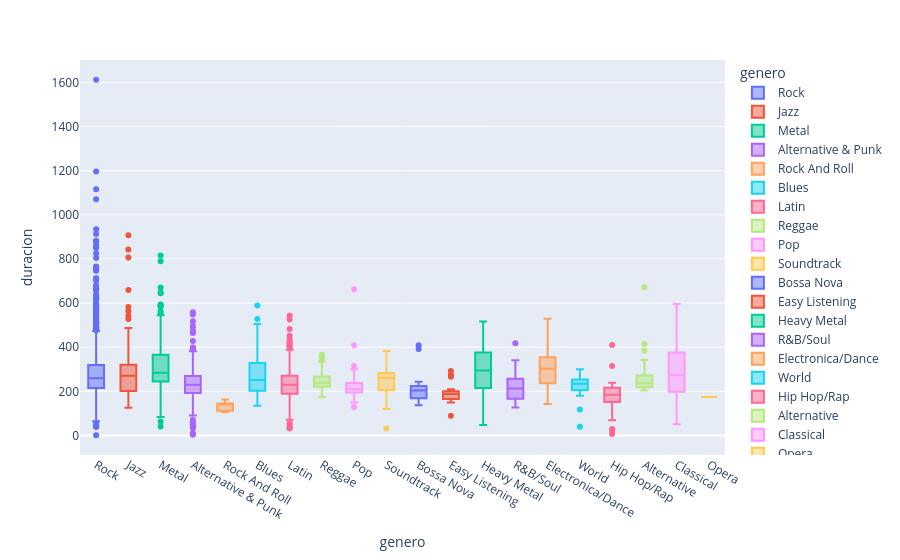

The code cell stored with this chart in its notebook:
### Code cell
duracion_genero = pd.read_sql_query("""
SELECT 
    genre.Name AS genero, 
    track.Milliseconds/1000 AS duracion 
FROM Track AS track
JOIN Genre AS genre ON track.GenreId = genre.GenreId
WHERE track.MediaTypeId != 3
;
""", conn)

box_duracion_genero = px.box(duracion_genero, x="genero", y="duracion", color="genero")
box_duracion_genero.show()

### Figure 1 — Plotly figure (JSON) as saved in the notebook; plotly's stock layout.template omitted (floating-point values rounded to 4 significant figures; data arrays with more than 128 entries replaced by an {"elided": "..."} marker saying what was removed)
{"data": [{"alignmentgroup": "True", "hovertemplate": "genero=%{x}<br>duracion=%{y}<extra></extra>", "legendgroup": "Rock", "marker": {"color": "#636efa"}, "name": "Rock", "notched": false, "offsetgroup": "Rock", "orientation": "v", "showlegend": true, "type": "box", "x": {"elided": "1297 str values"}, "x0": " ", "xaxis": "x", "y": {"elided": "1297 int values"}, "y0": " ", "yaxis": "y"}, {"alignmentgroup": "True", "hovertemplate": "genero=%{x}<br>duracion=%{y}<extra></extra>", "legendgroup": "Jazz", "marker": {"color": "#EF553B"}, "name": "Jazz", "notched": false, "offsetgroup": "Jazz", "orientation": "v", "showlegend": true, "type": "box", "x": {"elided": "130 str values"}, "x0": " ", "xaxis": "x", "y": {"elided": "130 int values"}, "y0": " ", "yaxis": "y"}, {"alignmentgroup": "True", "hovertemplate": "genero=%{x}<br>duracion=%{y}<extra></extra>", "legendgroup": "Metal", "marker": {"color": "#00cc96"}, "name": "Metal", "notched": false, "offsetgroup": "Metal", "orientation": "v", "showlegend": true, "type": "box", "x": {"elided": "374 str values"}, "x0": " ", "xaxis": "x", "y": {"elided": "374 int values"}, "y0": " ", "yaxis": "y"}, {"alignmentgroup": "True", "hovertemplate": "genero=%{x}<br>duracion=%{y}<extra></extra>", "legendgroup": "Alternative & Punk", "marker": {"color": "#ab63fa"}, "name": "Alternative & Punk", "notched": false, "offsetgroup": "Alternative & Punk", "orientation": "v", "showlegend": true, "type": "box", "x": {"elided": "332 str values"}, "x0": " ", "xaxis": "x", "y": {"elided": "332 int values"}, "y0": " ", "yaxis": "y"}, {"alignmentgroup": "True", "hovertemplate": "genero=%{x}<br>duracion=%{y}<extra></extra>", "legendgroup": "Rock And Roll", "marker": {"color": "#FFA15A"}, "name": "Rock And Roll", "notched": false, "offsetgroup": "Rock And Roll", "orientation": "v", "showlegend": true, "type": "box", "x": ["Rock And Roll", "Rock And Roll", "Rock And Roll", "Rock And Roll", "Rock And Roll", "Rock And Roll", "Rock And Roll", "Rock And Roll", "Rock And Roll", "Rock And Roll", "Rock And Roll", "Rock And Roll"], "x0": " ", "xaxis": "x", "y": [147, 106, 116, 161, 137, 140, 141, 163, 143, 143, 106, 107], "y0": " ", "yaxis": "y"}, {"alignmentgroup": "True", "hovertemplate": "genero=%{x}<br>duracion=%{y}<extra></extra>", "legendgroup": "Blues", "marker": {"color": "#19d3f3"}, "name": "Blues", "notched": false, "offsetgroup": "Blues", "orientation": "v", "showlegend": true, "type": "box", "x": ["Blues", "Blues", "Blues", "Blues", "Blues", "Blues", "Blues", "Blues", "Blues", "Blues", "Blues", "Blues", "Blues", "Blues", "Blues", "Blues", "Blues", "Blues", "Blues", "Blues", "Blues", "Blues", "Blues", "Blues", "Blues", "Blues", "Blues", "Blues", "Blues", "Blues", "Blues", "Blues", "Blues", "Blues", "Blues", "Blues", "Blues", "Blues", "Blues", "Blues", "Blues", "Blues", "Blues", "Blues", "Blues", "Blues", "Blues", "Blues", "Blues", "Blues", "Blues", "Blues", "Blues", "Blues", "Blues", "Blues", "Blues", "Blues", "Blues", "Blues", "Blues", "Blues", "Blues", "Blues", "Blues", "Blues", "Blues", "Blues", "Blues", "Blues", "Blues", "Blues", "Blues", "Blues", "Blues", "Blues", "Blues", "Blues", "Blues", "Blues", "Blues"], "x0": " ", "xaxis": "x", "y": [140, 175, 433, 237, 235, 204, 136, 166, 182, 135, 589, 430, 163, 174, 252, 253, 167, 301, 304, 215, 263, 191, 208, 231, 264, 221, 297, 180, 249, 193, 224, 196, 274, 328, 231, 285, 378, 226, 222, 203, 216, 472, 251, 236, 196, 328, 197, 428, 259, 332, 252, 216, 144, 251, 281, 164, 256, 140, 336, 163, 201, 528, 286, 268, 222, 218, 389, 368, 372, 459, 404, 308, 359, 371, 505, 361, 275, 314, 233, 206, 337], "y0": " ", "yaxis": "y"}, {"alignmentgroup": "True", "hovertemplate": "genero=%{x}<br>duracion=%{y}<extra></extra>", "legendgroup": "Latin", "marker": {"color": "#FF6692"}, "name": "Latin", "notched": false, "offsetgroup": "Latin", "orientation": "v", "showlegend": true, "type": "box", "x": {"elided": "579 str values"}, "x0": " ", "xaxis": "x", "y": {"elided": "579 int values"}, "y0": " ", "yaxis": "y"}, {"alignmentgroup": "True", "hovertemplate": "genero=%{x}<br>duracion=%{y}<extra></extra>", "legendgroup": "Reggae", "marker": {"color": "#B6E880"}, "name": "Reggae", "notched": false, "offsetgroup": "Reggae", "orientation": "v", "showlegend": true, "type": "box", "x": ["Reggae", "Reggae", "Reggae", "Reggae", "Reggae", "Reggae", "Reggae", "Reggae", "Reggae", "Reggae", "Reggae", "Reggae", "Reggae", "Reggae", "Reggae", "Reggae", "Reggae", "Reggae", "Reggae", "Reggae", "Reggae", "Reggae", "Reggae", "Reggae", "Reggae", "Reggae", "Reggae", "Reggae", "Reggae", "Reggae", "Reggae", "Reggae", "Reggae", "Reggae", "Reggae", "Reggae", "Reggae", "Reggae", "Reggae", "Reggae", "Reggae", "Reggae", "Reggae", "Reggae", "Reggae", "Reggae", "Reggae", "Reggae", "Reggae", "Reggae", "Reggae", "Reggae", "Reggae", "Reggae", "Reggae", "Reggae", "Reggae", "Reggae"], "x0": " ", "xaxis": "x", "y": [249, 230, 254, 194, 222, 304, 236, 232, 248, 207, 221, 256, 173, 257, 195, 225, 231, 298, 206, 285, 282, 244, 225, 192, 240, 178, 289, 239, 267, 273, 211, 243, 221, 276, 230, 221, 265, 239, 260, 353, 213, 234, 309, 366, 196, 226, 334, 203, 242, 226, 213, 207, 260, 341, 270, 245, 319, 235], "y0": " ", "yaxis": "y"}, {"alignmentgroup": "True", "hovertemplate": "genero=%{x}<br>duracion=%{y}<extra></extra>", "legendgroup": "Pop", "marker": {"color": "#FF97FF"}, "name": "Pop", "notched": false, "offsetgroup": "Pop", "orientation": "v", "showlegend": true, "type": "box", "x": ["Pop", "Pop", "Pop", "Pop", "Pop", "Pop", "Pop", "Pop", "Pop", "Pop", "Pop", "Pop", "Pop", "Pop", "Pop", "Pop", "Pop", "Pop", "Pop", "Pop", "Pop", "Pop", "Pop", "Pop", "Pop", "Pop", "Pop", "Pop", "Pop", "Pop", "Pop", "Pop", "Pop", "Pop", "Pop", "Pop", "Pop", "Pop", "Pop", "Pop", "Pop", "Pop", "Pop", "Pop", "Pop", "Pop", "Pop", "Pop"], "x0": " ", "xaxis": "x", "y": [205, 198, 194, 188, 230, 206, 210, 190, 214, 210, 196, 206, 203, 166, 193, 278, 287, 274, 281, 215, 240, 232, 159, 192, 210, 239, 265, 213, 219, 227, 156, 198, 149, 187, 215, 260, 236, 234, 409, 200, 129, 167, 315, 199, 204, 209, 300, 663], "y0": " ", "yaxis": "y"}, {"alignmentgroup": "True", "hovertemplate": "genero=%{x}<br>duracion=%{y}<extra></extra>", "legendgroup": "Soundtrack", "marker": {"color": "#FECB52"}, "name": "Soundtrack", "notched": false, "offsetgroup": "Soundtrack", "orientation": "v", "showlegend": true, "type": "box", "x": ["Soundtrack", "Soundtrack", "Soundtrack", "Soundtrack", "Soundtrack", "Soundtrack", "Soundtrack", "Soundtrack", "Soundtrack", "Soundtrack", "Soundtrack", "Soundtrack", "Soundtrack", "Soundtrack", "Soundtrack", "Soundtrack", "Soundtrack", "Soundtrack", "Soundtrack", "Soundtrack", "Soundtrack", "Soundtrack", "Soundtrack", "Soundtrack", "Soundtrack", "Soundtrack", "Soundtrack", "Soundtrack", "Soundtrack", "Soundtrack", "Soundtrack", "Soundtrack", "Soundtrack", "Soundtrack", "Soundtrack", "Soundtrack", "Soundtrack", "Soundtrack", "Soundtrack", "Soundtrack", "Soundtrack", "Soundtrack", "Soundtrack"], "x0": " ", "xaxis": "x", "y": [276, 273, 282, 284, 284, 282, 283, 274, 287, 284, 248, 284, 281, 296, 219, 247, 261, 222, 200, 217, 204, 199, 191, 271, 148, 209, 260, 32, 330, 281, 328, 383, 120, 212, 340, 205, 279, 214, 180, 221, 203, 186, 206], "y0": " ", "yaxis": "y"}, {"alignmentgroup": "True", "hovertemplate": "genero=%{x}<br>duracion=%{y}<extra></extra>", "legendgroup": "Bossa Nova", "marker": {"color": "#636efa"}, "name": "Bossa Nova", "notched": false, "offsetgroup": "Bossa Nova", "orientation": "v", "showlegend": true, "type": "box", "x": ["Bossa Nova", "Bossa Nova", "Bossa Nova", "Bossa Nova", "Bossa Nova", "Bossa Nova", "Bossa Nova", "Bossa Nova", "Bossa Nova", "Bossa Nova", "Bossa Nova", "Bossa Nova", "Bossa Nova", "Bossa Nova", "Bossa Nova"], "x0": " ", "xaxis": "x", "y": [409, 392, 168, 170, 204, 219, 137, 226, 244, 162, 190, 179, 211, 212, 162], "y0": " ", "yaxis": "y"}, {"alignmentgroup": "True", "hovertemplate": "genero=%{x}<br>duracion=%{y}<extra></extra>", "legendgroup": "Easy Listening", "marker": {"color": "#EF553B"}, "name": "Easy Listening", "notched": false, "offsetgroup": "Easy Listening", "orientation": "v", "showlegend": true, "type": "box", "x": ["Easy Listening", "Easy Listening", "Easy Listening", "Easy Listening", "Easy Listening", "Easy Listening", "Easy Listening", "Easy Listening", "Easy Listening", "Easy Listening", "Easy Listening", "Easy Listening", "Easy Listening", "Easy Listening", "Easy Listening", "Easy Listening", "Easy Listening", "Easy Listening", "Easy Listening", "Easy Listening", "Easy Listening", "Easy Listening", "Easy Listening", "Easy Listening"], "x0": " ", "xaxis": "x", "y": [275, 155, 206, 194, 158, 198, 149, 174, 171, 89, 161, 188, 149, 210, 173, 266, 190, 187, 193, 184, 169, 292, 203, 193], "y0": " ", "yaxis": "y"}, {"alignmentgroup": "True", "hovertemplate": "genero=%{x}<br>duracion=%{y}<extra></extra>", "legendgroup": "Heavy Metal", "marker": {"color": "#00cc96"}, "name": "Heavy Metal", "notched": false, "offsetgroup": "Heavy Metal", "orientation": "v", "showlegend": true, "type": "box", "x": ["Heavy Metal", "Heavy Metal", "Heavy Metal", "Heavy Metal", "Heavy Metal", "Heavy Metal", "Heavy Metal", "Heavy Metal", "Heavy Metal", "Heavy Metal", "Heavy Metal", "Heavy Metal", "Heavy Metal", "Heavy Metal", "Heavy Metal", "Heavy Metal", "Heavy Metal", "Heavy Metal", "Heavy Metal", "Heavy Metal", "Heavy Metal", "Heavy Metal", "Heavy Metal", "Heavy Metal", "Heavy Metal", "Heavy Metal", "Heavy Metal", "Heavy Metal"], "x0": " ", "xaxis": "x", "y": [232, 228, 441, 350, 516, 312, 304, 508, 391, 370, 427, 105, 174, 258, 203, 187, 232, 300, 372, 200, 288, 48, 276, 183, 379, 278, 314, 441], "y0": " ", "yaxis": "y"}, {"alignmentgroup": "True", "hovertemplate": "genero=%{x}<br>duracion=%{y}<extra></extra>", "legendgroup": "R&B/Soul", "marker": {"color": "#ab63fa"}, "name": "R&B/Soul", "notched": false, "offsetgroup": "R&B/Soul", "orientation": "v", "showlegend": true, "type": "box", "x": ["R&B/Soul", "R&B/Soul", "R&B/Soul", "R&B/Soul", "R&B/Soul", "R&B/Soul", "R&B/Soul", "R&B/Soul", "R&B/Soul", "R&B/Soul", "R&B/Soul", "R&B/Soul", "R&B/Soul", "R&B/Soul", "R&B/Soul", "R&B/Soul", "R&B/Soul", "R&B/Soul", "R&B/Soul", "R&B/Soul", "R&B/Soul", "R&B/Soul", "R&B/Soul", "R&B/Soul", "R&B/Soul", "R&B/Soul", "R&B/Soul", "R&B/Soul", "R&B/Soul", "R&B/Soul", "R&B/Soul", "R&B/Soul", "R&B/Soul", "R&B/Soul", "R&B/Soul", "R&B/Soul", "R&B/Soul", "R&B/Soul", "R&B/Soul", "R&B/Soul", "R&B/Soul", "R&B/Soul", "R&B/Soul", "R&B/Soul", "R&B/Soul", "R&B/Soul", "R&B/Soul", "R&B/Soul", "R&B/Soul", "R&B/Soul", "R&B/Soul", "R&B/Soul", "R&B/Soul", "R&B/Soul", "R&B/Soul", "R&B/Soul", "R&B/Soul", "R&B/Soul", "R&B/Soul", "R&B/Soul", "R&B/Soul"], "x0": " ", "xaxis": "x", "y": [165, 166, 212, 143, 127, 167, 168, 172, 167, 316, 218, 196, 217, 215, 250, 239, 282, 334, 188, 260, 331, 284, 341, 255, 225, 340, 315, 268, 313, 221, 281, 136, 149, 161, 137, 152, 142, 166, 194, 223, 176, 210, 172, 273, 194, 218, 314, 235, 227, 213, 256, 151, 191, 240, 154, 185, 221, 141, 166, 202, 418], "y0": " ", "yaxis": "y"}, {"alignmentgroup": "True", "hovertemplate": "genero=%{x}<br>duracion=%{y}<extra></extra>", "legendgroup": "Electronica/Dance", "marker": {"color": "#FFA15A"}, "name": "Electronica/Dance", "notched": false, "offsetgroup": "Electronica/Dance", "orientation": "v", "showlegend": true, "type": "box", "x": ["Electronica/Dance", "Electronica/Dance", "Electronica/Dance", "Electronica/Dance", "Electronica/Dance", "Electronica/Dance", "Electronica/Dance", "Electronica/Dance", "Electronica/Dance", "Electronica/Dance", "Electronica/Dance", "Electronica/Dance", "Electronica/Dance", "Electronica/Dance", "Electronica/Dance", "Electronica/Dance", "Electronica/Dance", "Electronica/Dance", "Electronica/Dance", "Electronica/Dance", "Electronica/Dance", "Electronica/Dance", "Electronica/Dance", "Electronica/Dance", "Electronica/Dance", "Electronica/Dance", "Electronica/Dance", "Electronica/Dance", "Electronica/Dance", "Electronica/Dance"], "x0": " ", "xaxis": "x", "y": [529, 257, 289, 354, 382, 309, 329, 422, 322, 384, 385, 300, 143, 359, 269, 304, 212, 285, 237, 226, 232, 221, 328, 254, 237, 221, 274, 318, 327, 366], "y0": " ", "yaxis": "y"}, {"alignmentgroup": "True", "hovertemplate": "genero=%{x}<br>duracion=%{y}<extra></extra>", "legendgroup": "World", "marker": {"color": "#19d3f3"}, "name": "World", "notched": false, "offsetgroup": "World", "orientation": "v", "showlegend": true, "type": "box", "x": ["World", "World", "World", "World", "World", "World", "World", "World", "World", "World", "World", "World", "World", "World", "World", "World", "World", "World", "World", "World", "World", "World", "World", "World", "World", "World", "World", "World"], "x0": " ", "xaxis": "x", "y": [284, 190, 230, 182, 241, 270, 251, 269, 213, 118, 203, 208, 180, 220, 234, 255, 234, 219, 206, 252, 194, 245, 238, 249, 274, 39, 285, 300], "y0": " ", "yaxis": "y"}, {"alignmentgroup": "True", "hovertemplate": "genero=%{x}<br>duracion=%{y}<extra></extra>", "legendgroup": "Hip Hop/Rap", "marker": {"color": "#FF6692"}, "name": "Hip Hop/Rap", "notched": false, "offsetgroup": "Hip Hop/Rap", "orientation": "v", "showlegend": true, "type": "box", "x": ["Hip Hop/Rap", "Hip Hop/Rap", "Hip Hop/Rap", "Hip Hop/Rap", "Hip Hop/Rap", "Hip Hop/Rap", "Hip Hop/Rap", "Hip Hop/Rap", "Hip Hop/Rap", "Hip Hop/Rap", "Hip Hop/Rap", "Hip Hop/Rap", "Hip Hop/Rap", "Hip Hop/Rap", "Hip Hop/Rap", "Hip Hop/Rap", "Hip Hop/Rap", "Hip Hop/Rap", "Hip Hop/Rap", "Hip Hop/Rap", "Hip Hop/Rap", "Hip Hop/Rap", "Hip Hop/Rap", "Hip Hop/Rap", "Hip Hop/Rap", "Hip Hop/Rap", "Hip Hop/Rap", "Hip Hop/Rap", "Hip Hop/Rap", "Hip Hop/Rap", "Hip Hop/Rap", "Hip Hop/Rap", "Hip Hop/Rap", "Hip Hop/Rap", "Hip Hop/Rap"], "x0": " ", "xaxis": "x", "y": [315, 172, 151, 29, 165, 213, 202, 171, 185, 100, 197, 202, 121, 205, 121, 410, 217, 69, 182, 216, 7, 219, 218, 155, 114, 238, 21, 190, 170, 163, 170, 239, 200, 236, 237], "y0": " ", "yaxis": "y"}, {"alignmentgroup": "True", "hovertemplate": "genero=%{x}<br>duracion=%{y}<extra></extra>", "legendgroup": "Alternative", "marker": {"color": "#B6E880"}, "name": "Alternative", "notched": false, "offsetgroup": "Alternative", "orientation": "v", "showlegend": true, "type": "box", "x": ["Alternative", "Alternative", "Alternative", "Alternative", "Alternative", "Alternative", "Alternative", "Alternative", "Alternative", "Alternative", "Alternative", "Alternative", "Alternative", "Alternative", "Alternative", "Alternative", "Alternative", "Alternative", "Alternative", "Alternative", "Alternative", "Alternative", "Alternative", "Alternative", "Alternative", "Alternative", "Alternative", "Alternative", "Alternative", "Alternative", "Alternative", "Alternative", "Alternative", "Alternative", "Alternative", "Alternative", "Alternative", "Alternative", "Alternative"], "x0": " ", "xaxis": "x", "y": [234, 384, 672, 246, 225, 304, 342, 250, 244, 414, 231, 224, 237, 214, 256, 204, 231, 218, 281, 220, 205, 217, 267, 273, 240, 252, 217, 260, 230, 218, 228, 213, 274, 233, 266, 213, 298, 301, 215], "y0": " ", "yaxis": "y"}, {"alignmentgroup": "True", "hovertemplate": "genero=%{x}<br>duracion=%{y}<extra></extra>", "legendgroup": "Classical", "marker": {"color": "#FF97FF"}, "name": "Classical", "notched": false, "offsetgroup": "Classical", "orientation": "v", "showlegend": true, "type": "box", "x": ["Classical", "Classical", "Classical", "Classical", "Classical", "Classical", "Classical", "Classical", "Classical", "Classical", "Classical", "Classical", "Classical", "Classical", "Classical", "Classical", "Classical", "Classical", "Classical", "Classical", "Classical", "Classical", "Classical", "Classical", "Classical", "Classical", "Classical", "Classical", "Classical", "Classical", "Classical", "Classical", "Classical", "Classical", "Classical", "Classical", "Classical", "Classical", "Classical", "Classical", "Classical", "Classical", "Classical", "Classical", "Classical", "Classical", "Classical", "Classical", "Classical", "Classical", "Classical", "Classical", "Classical", "Classical", "Classical", "Classical", "Classical", "Classical", "Classical", "Classical", "Classical", "Classical", "Classical", "Classical", "Classical", "Classical", "Classical", "Classical", "Classical", "Classical", "Classical", "Classical", "Classical", "Classical"], "x0": " ", "xaxis": "x", "y": [356, 245, 501, 271, 199, 193, 120, 143, 582, 197, 348, 394, 306, 392, 338, 274, 189, 258, 304, 250, 277, 522, 176, 596, 156, 198, 153, 254, 545, 307, 560, 243, 406, 391, 268, 223, 483, 254, 412, 240, 275, 526, 561, 132, 69, 120, 253, 101, 253, 362, 339, 299, 387, 225, 110, 289, 567, 364, 385, 142, 376, 285, 234, 133, 333, 286, 265, 51, 261, 493, 286, 139, 66, 221], "y0": " ", "yaxis": "y"}, {"alignmentgroup": "True", "hovertemplate": "genero=%{x}<br>duracion=%{y}<extra></extra>", "legendgroup": "Opera", "marker": {"color": "#FECB52"}, "name": "Opera", "notched": false, "offsetgroup": "Opera", "orientation": "v", "showlegend": true, "type": "box", "x": ["Opera"], "x0": " ", "xaxis": "x", "y": [174], "y0": " ", "yaxis": "y"}], "layout": {"boxmode": "overlay", "legend": {"title": {"text": "genero"}, "tracegroupgap": 0}, "margin": {"t": 60}, "xaxis": {"anchor": "y", "categoryarray": ["Rock", "Jazz", "Metal", "Alternative & Punk", "Rock And Roll", "Blues", "Latin", "Reggae", "Pop", "Soundtrack", "Bossa Nova", "Easy Listening", "Heavy Metal", "R&B/Soul", "Electronica/Dance", "World", "Hip Hop/Rap", "Alternative", "Classical", "Opera"], "categoryorder": "array", "domain": [0, 1], "title": {"text": "genero"}}, "yaxis": {"anchor": "x", "domain": [0, 1], "title": {"text": "duracion"}}}}
